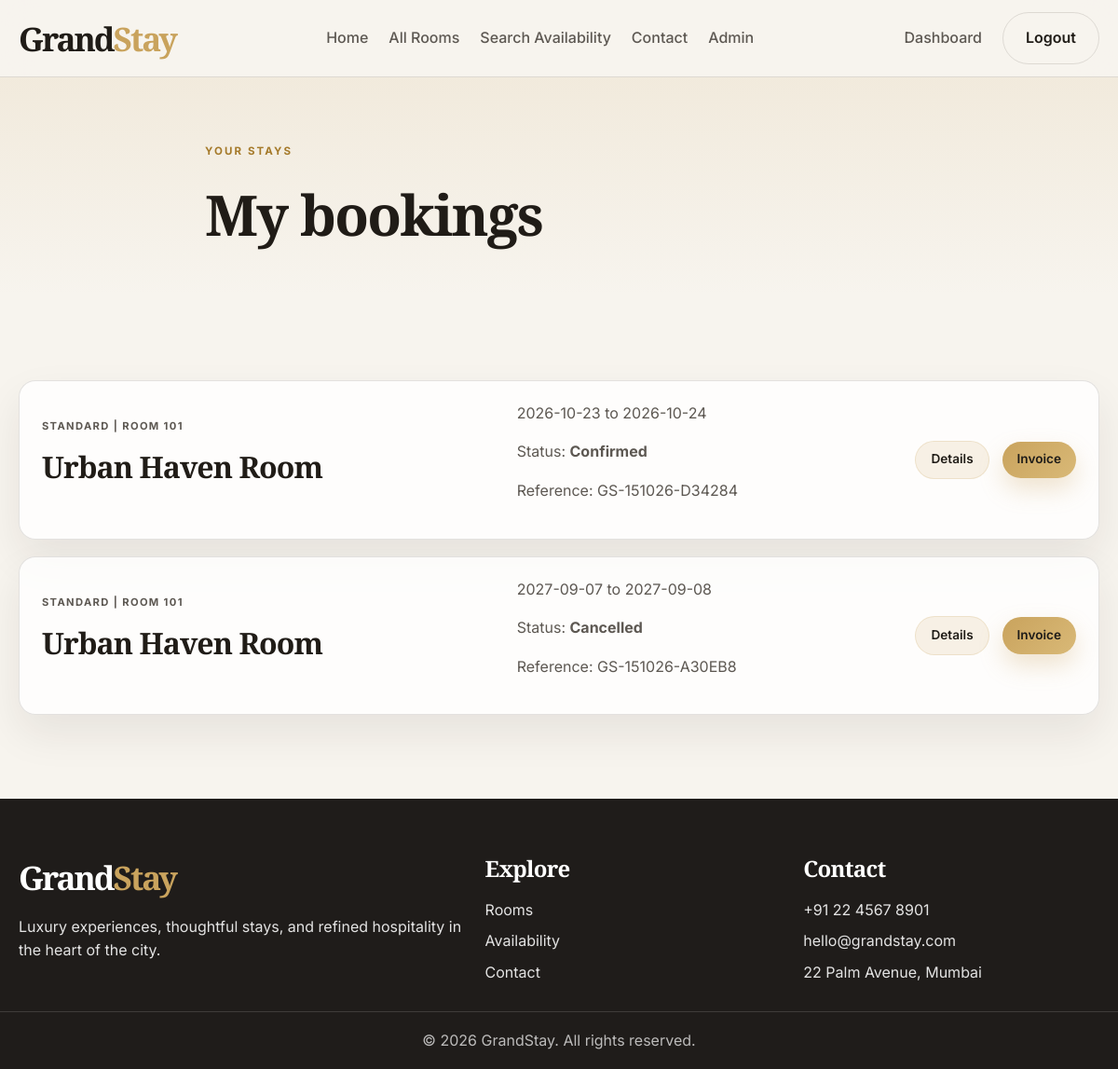
/my-bookings (signed in), run on the app's committed database.
### tables this page shows
CREATE TABLE bookings (
            id INTEGER PRIMARY KEY AUTOINCREMENT,
            booking_reference TEXT NOT NULL UNIQUE,
            user_id INTEGER NOT NULL,
            room_id INTEGER NOT NULL,
            check_in TEXT NOT NULL,
            check_out TEXT NOT NULL,
            guests INTEGER NOT NULL,
            nights INTEGER NOT NULL,
            room_rate REAL NOT NULL,
            subtotal REAL NOT NULL,
            discount REAL DEFAULT 0,
            taxes REAL DEFAULT 0,
            total_amount REAL NOT NULL,
            coupon_code TEXT,
            status TEXT NOT NULL,
            payment_status TEXT NOT NULL,
            created_at TEXT DEFAULT CURRENT_TIMESTAMP,
            notes TEXT,
            cancellation_reason TEXT
        , guest_name TEXT);

CREATE TABLE rooms (
            id INTEGER PRIMARY KEY AUTOINCREMENT,
            room_number INTEGER NOT NULL,
            room_type TEXT NOT NULL,
            title TEXT NOT NULL,
            description TEXT NOT NULL,
            price_per_night REAL NOT NULL,
            max_guests INTEGER NOT NULL,
            bed_type TEXT,
            room_size TEXT,
            floor INTEGER,
            amenities TEXT,
            image_url TEXT,
            rating REAL DEFAULT 4.5,
            housekeeping_status TEXT DEFAULT 'Clean',
            maintenance_status TEXT DEFAULT 'Good',
            is_active INTEGER DEFAULT 1
        );

### app.py (the view)
    def wrapper(*args, **kwargs):
        if not session.get("user_id"):
            flash("Please log in to continue.", "error")
            return redirect(url_for("login"))
        return view_func(*args, **kwargs)

### app.py (called while the page is built)
def get_db():
    if "db" not in g:
        conn = sqlite3.connect(DB_PATH)
        conn.row_factory = sqlite3.Row
        g.db = conn
    return g.db

def query_db(query, params=(), one=False):
    rows = get_db().execute(query, params).fetchall()
    if one:
        return dict(rows[0]) if rows else None
    return [dict(row) for row in rows]

def get_logged_user():
    user_id = session.get("user_id")
    if not user_id:
        return None
    return query_db("SELECT * FROM users WHERE id = ?", (user_id,), one=True)

@app.context_processor
def inject_user():
    return {"current_user": get_logged_user()}

def login_required(view_func):
    def wrapper(*args, **kwargs):
        if not session.get("user_id"):
            flash("Please log in to continue.", "error")
            return redirect(url_for("login"))
        return view_func(*args, **kwargs)
    wrapper.__name__ = view_func.__name__
    return wrapper

@app.route("/my-bookings")
@login_required
def my_bookings():
    bookings = query_db(
        "SELECT b.*, r.title, r.room_number, r.room_type FROM bookings b JOIN rooms r ON r.id = b.room_id WHERE b.user_id = ? ORDER BY b.id DESC",
        (get_logged_user()["id"],),
    )
    return render_template("my_bookings.html", bookings=bookings)

### templates/my_bookings.html (shortened to what this page needs)
{% extends 'base.html' %}
{% block content %}
<section class="inner-banner">
    <div class="container small-container">
        <p class="eyebrow">Your stays</p>
        <h1>My bookings</h1>
    </div>
</section>
<section class="section">
    <div class="container bookings-list">
        {% if bookings %}
            {% for booking in bookings %}
            <div class="booking-row">
                <div>
                    <p class="booking-label">{{ booking.room_type }} | Room {{ booking.room_number }}</p>
                    <h3>{{ booking.title }}</h3>
                </div>
                <div>
                    <p>{{ booking.check_in }} to {{ booking.check_out }}</p>
                    <p>Status: <strong>{{ booking.status }}</strong></p>
                    <p>Reference: {{ booking.booking_reference }}</p>
                </div>
                <div class="booking-actions">
                    <a href="{{ url_for('booking_detail', booking_id=booking.id) }}" class="btn btn-secondary small">Details</a>
                    <a href="{{ url_for('invoice', booking_id=booking.id) }}" class="btn btn-primary small">Invoice</a>
                </div>
            </div>
            {% endfor %}
        {% else %}
            <div class="empty-state">
                <h3>No bookings yet.</h3>
                <p>Book a room and your itinerary will appear here.</p>
            </div>
        {% endif %}
    </div>
</section>
{% endblock %}

### static/css/style.css (style rules this page uses)
* { box-sizing: border-box; }
:root { --bg: #f7f4ee; --panel: #fffdf9; --panel-alt: #f3efe7; --text: #201c17; --muted: #5d5852; --gold: #c9a35d; --gold-deep: #a57a2a; --dark: #1d1b18; --border: rgba(32, 28, 23, 0.12); --success: #1d7a4d; --error: #b64545; --shadow: 0 20px 45px rgba(32, 28, 23, 0.08); }
html { scroll-behavior: smooth; }
body { margin: 0; font-family: 'Inter', sans-serif; background: var(--bg); color: var(--text); line-height: 1.6; }
a { text-decoration: none; color: inherit; }
p, h1, h2, h3, h4 { margin-top: 0; }
h1, h2, h3, h4, .brand { font-family: 'Cormorant Garamond', serif; font-weight: 700; letter-spacing: -0.03em; }
.container { width: min(1180px, calc(100% - 40px)); margin: 0 auto; }
.small-container { width: min(760px, calc(100% - 40px)); margin: 0 auto; }
.eyebrow { text-transform: uppercase; letter-spacing: 0.18em; font-size: 0.72rem; color: var(--gold-deep); font-weight: 700; margin-bottom: 0.65rem; }
.btn { display: inline-flex; align-items: center; justify-content: center; border: none; border-radius: 999px; padding: 0.9rem 1.5rem; font-weight: 600; cursor: pointer; transition: transform 0.2s ease, box-shadow 0.2s ease, background 0.2s ease; }
.btn-primary { background: linear-gradient(135deg, var(--gold), #d9b977); color: #1d1b18; box-shadow: 0 12px 26px rgba(201, 163, 93, 0.28); }
.btn-secondary { background: rgba(201, 163, 93, 0.14); color: var(--text); border: 1px solid rgba(201, 163, 93, 0.2); }
.btn.small { padding: 0.55rem 1rem; font-size: 0.85rem; }
.hero-actions, .hero-metrics, .room-actions, .confirmation-actions, .booking-actions, .invoice-actions, .dashboard-links { display: flex; align-items: center; gap: 14px; flex-wrap: wrap; }
.section { padding: 90px 0; }
.intro, .inner-banner { padding-top: 70px; padding-bottom: 24px; }
.room-body h3, .detail-panel h3, .summary-box h3, .info-card h3, .booking-row h3 { font-size: 2rem; margin-bottom: 0.7rem; }
.room-body p, .reason-card p, .feature-item p, .testimonial-card p, .review-item p, .contact-layout p, .compact-list li, .auth-panel p, .detail-panel p, .booking-row p { color: var(--muted); }
.inner-banner { background: linear-gradient(180deg, rgba(201, 163, 93, 0.12), rgba(247, 244, 238, 0)); padding-bottom: 40px; }
.inner-banner h1 { font-size: clamp(2.8rem, 5vw, 4.3rem); margin: 0; }
.bookings-list { display: grid; gap: 18px; }
.booking-row { display: grid; grid-template-columns: 1.2fr 1fr auto; gap: 18px; align-items: center; padding: 22px 24px; border: 1px solid var(--border); border-radius: 18px; background: rgba(255, 255, 255, 0.8); box-shadow: var(--shadow); }
.booking-label { text-transform: uppercase; letter-spacing: 0.12em; color: var(--gold-deep); font-size: 0.7rem; font-weight: 700; margin-bottom: 0.5rem; }

### data on the page
bookings: room_type "STANDARD", room_number "101", title "Urban Haven Room", check_in "2026-10-23", check_out "2026-10-24", status "Confirmed", booking_reference "GS-151026-D34284"
bookings: room_type "STANDARD", room_number "101", title "Urban Haven Room", check_in "2027-09-07", check_out "2027-09-08", status "Cancelled", booking_reference "GS-151026-A30EB8"
